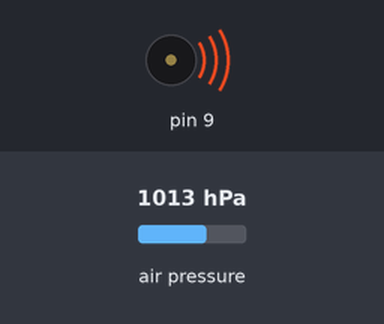
This sketch was run on a simulated Arduino Uno, built with avr-gcc and run on an emulated ATmega328P. On the bench: buzzer (waves = sounding). The inputs (shaded band) are chosen by the test bench; at power-on: air pressure 1013 hPa.

Above: at 0.1 s.
At 1.0 s:
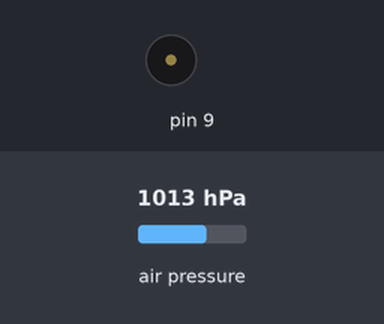
Timing chart, 0 to 2.5 s (numbered marks = the images above):
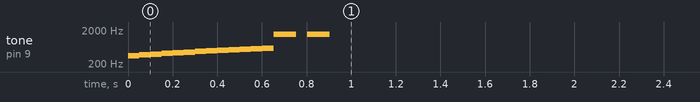

The sketch:

vario.ino
```cpp
#include <Wire.h>
#include <Adafruit_BMP280.h>
#include <toneAC.h>

//#define DEBUG

const unsigned long SAMPLE_RATE = 250;
const unsigned long ALIVE_TIMEOUT = 5l * 60l * 1000l;  //5 minutes
const float DESC_RATE_METER_SECOND = 2;
const unsigned int DESC_FREQ = 300;
const unsigned long DESC_DURATION = 200;
const float ASC_RATE_METER_SECOND = 0.3;
const unsigned int ASC_BASE_FREQ = 600;
const unsigned int ASC_TOP_FREQ = 2000;
const unsigned int ASC_FREQ_INCR = 15;
const unsigned long ASC_DURATION = 130;
const unsigned int START_BEGIN_FREQ = 350;
const unsigned int START_END_FREQ = 600;
const unsigned long START_DURATION = 50;
const unsigned long START_STEP = 20;
const unsigned int ERR_FREQ = 250;
const unsigned long ERR_DURATION = 150;
const unsigned long ERR_PAUZE = 150;
const unsigned int ERR_REPEAT = 5;
const unsigned int SUCCESS_FREQ = 1500;
const unsigned long SUCCESS_DURATION = 100;
const unsigned long SUCCESS_PAUZE = 50;
const unsigned long SUCCESS_REPEAT = 2;

Adafruit_BMP280 bmp;  // use I2C interface
Adafruit_Sensor *bmp_pressure = bmp.getPressureSensor();

float old_pressure = 0;
float desc_rate = 0;
float asc_rate = 0;
bool error = false;
unsigned long lastAliveTime;

void playSound(unsigned int freq, unsigned long duration, unsigned long pauze = 0, uint8_t volume = 10) {
  toneAC(freq, volume, duration);
  delay(pauze);
  lastAliveTime = millis();
}

void playStartSound() {
  unsigned int freq = START_BEGIN_FREQ;
  while (freq < START_END_FREQ) {
    playSound(freq, START_DURATION, 0, 1);
    freq += START_STEP;
  }
}

void playSuccessSound() {
  for (int i = 0; i < SUCCESS_REPEAT; i++) {
    playSound(SUCCESS_FREQ, SUCCESS_DURATION, SUCCESS_PAUZE, 10);
  }
}

void playErrorSound() {
  for (int i = 0; i < ERR_REPEAT; i++) {
    playSound(ERR_FREQ, ERR_DURATION, ERR_PAUZE);
  }
}

void playAliveSound() {
  playSound(1200, 100, 150);
  playSound(400, 250);
}

float getPressureHectoPascal() {
  sensors_event_t pressure_event;
  bmp_pressure->getEvent(&pressure_event);
  return pressure_event.pressure;
}

void printValue(const String &label, float value, const String &unit) {
#ifdef DEBUG
  Serial.print(label);
  Serial.print(": ");
  Serial.print(value);
  Serial.print(" ");
  Serial.println(unit);
#endif
}

void printMsg(const String &message) {
#ifdef DEBUG
  Serial.println(message);
#endif
}

void setup() {
  Serial.begin(9600);

  printMsg("Starting...");
  playStartSound();

  if (!bmp.begin()) {
    printMsg("Error: could not find sensor. Check wiring.");
    playErrorSound();
    error = true;
  } else {
    bmp.setSampling(Adafruit_BMP280::MODE_NORMAL,    /* Operating Mode. */
                    Adafruit_BMP280::SAMPLING_X2,    /* Temp. oversampling */
                    Adafruit_BMP280::SAMPLING_X16,   /* Pressure oversampling */
                    Adafruit_BMP280::FILTER_X16,     /* Filtering. */
                    Adafruit_BMP280::STANDBY_MS_63); /* Standby time. */

    old_pressure = getPressureHectoPascal();
    asc_rate = (-ASC_RATE_METER_SECOND / 9) * SAMPLE_RATE;
    desc_rate = (DESC_RATE_METER_SECOND / 9) * SAMPLE_RATE;
    printValue("start pressure", old_pressure, "hPA");
    printValue("asc_rate", asc_rate, "hPA");
    printValue("desc_rate", desc_rate, "dPA");
    printValue("ALIVE_TIMEOUT", ALIVE_TIMEOUT, "ms");

    playSuccessSound();
    printMsg("Success...");
  }
}

void loop() {
  if (!error) {
    float new_pressure = getPressureHectoPascal();
    float rate = (new_pressure - old_pressure) * 1000.0;
    old_pressure = new_pressure;
    printValue("pressure", new_pressure, "hPA");
    printValue("rate", rate, "dPA");
    printValue("millis() - lastAliveTime", millis() - lastAliveTime, "ms");
    if (rate < asc_rate) {
      float pitch = ASC_BASE_FREQ - (rate * ASC_FREQ_INCR);
      if (pitch > ASC_TOP_FREQ) {
        pitch = ASC_TOP_FREQ;
      }
      printMsg("Ascending");
      playSound((unsigned int)pitch, ASC_DURATION, SAMPLE_RATE - ASC_DURATION);
    } else if (rate > desc_rate) {
      printMsg("Descending");
      playSound(DESC_FREQ, DESC_DURATION, SAMPLE_RATE - DESC_DURATION, 6);
    } else if (millis() - lastAliveTime > ALIVE_TIMEOUT) {
      printMsg("I'm alive");
      printValue("millis() - lastAliveTime", millis() - lastAliveTime, "ms");
      playAliveSound();
    } else {
      delay(SAMPLE_RATE);
    }
  }
}
```
